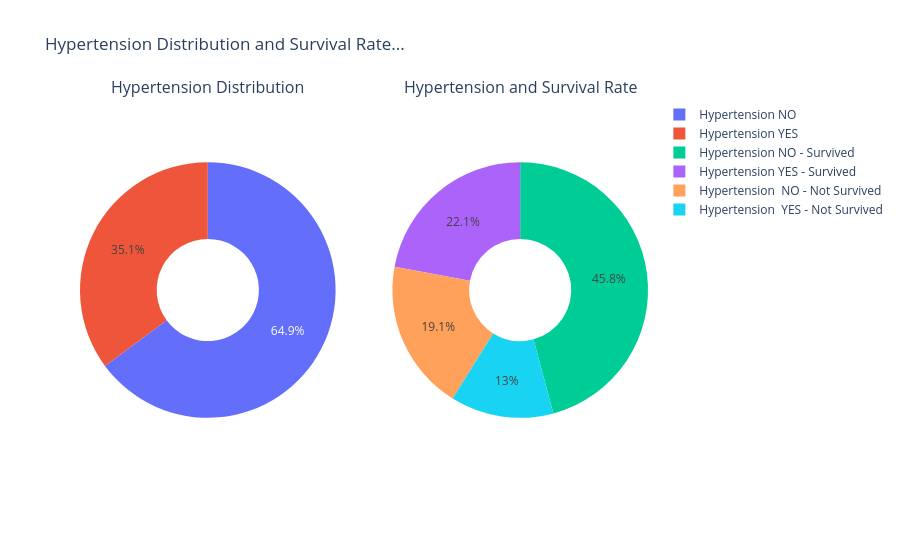

Notebook source saved alongside this figure:
### Code cell
# Create subplots: use 'domain' type for Pie subplot
fig = make_subplots(rows=1, cols=2, specs=[[{'type':'domain'}, {'type':'domain'}]],
                   subplot_titles=['Hypertension Distribution', 'Hypertension and Survival Rate'])

labels1 = ["Hypertension YES","Hypertension NO"]
values1 = [len(hypertension_yes), len(hypertension_no)]

labels2 = ['Hypertension YES - Survived','Hypertension  YES - Not Survived', 'Hypertension NO - Survived',
           'Hypertension  NO - Not Survived']
values2 = [len(hypertension_yes_survived), len(hypertension_yes_not_survived),
          len(hypertension_no_survived), len(hypertension_no_not_survived)]

# fig = go.Figure(data=[go.Pie(labels=labels, values=values)])

fig.add_trace(go.Pie(labels=labels1, values=values1, name="Distribution of Hypertension"), 1, 1)
fig.add_trace(go.Pie(labels=labels2, values=values2, name='Hypertension & Survival'), 1, 2)

# Use `hole` to create a donut-like pie chart
fig.update_traces(hole=.4, hoverinfo="label+percent+name")

fig.update_layout(title_text="Hypertension Distribution and Survival Rate...")

fig.show()

### Figure 1 — Plotly figure (JSON) as saved in the notebook; plotly's stock layout.template omitted (floating-point values rounded to 4 significant figures)
{"data": [{"domain": {"x": [0, 0.45], "y": [0, 1]}, "hole": 0.4, "hoverinfo": "label+percent+name", "labels": ["Hypertension YES", "Hypertension NO"], "name": "Distribution of Hypertension", "type": "pie", "values": [105, 194]}, {"domain": {"x": [0.55, 1], "y": [0, 1]}, "hole": 0.4, "hoverinfo": "label+percent+name", "labels": ["Hypertension YES - Survived", "Hypertension  YES - Not Survived", "Hypertension NO - Survived", "Hypertension  NO - Not Survived"], "name": "Hypertension & Survival", "type": "pie", "values": [66, 39, 137, 57]}], "layout": {"annotations": [{"font": {"size": 16}, "showarrow": false, "text": "Hypertension Distribution", "x": 0.225, "xanchor": "center", "xref": "paper", "y": 1, "yanchor": "bottom", "yref": "paper"}, {"font": {"size": 16}, "showarrow": false, "text": "Hypertension and Survival Rate", "x": 0.775, "xanchor": "center", "xref": "paper", "y": 1, "yanchor": "bottom", "yref": "paper"}], "autosize": true, "title": {"text": "Hypertension Distribution and Survival Rate..."}}}
